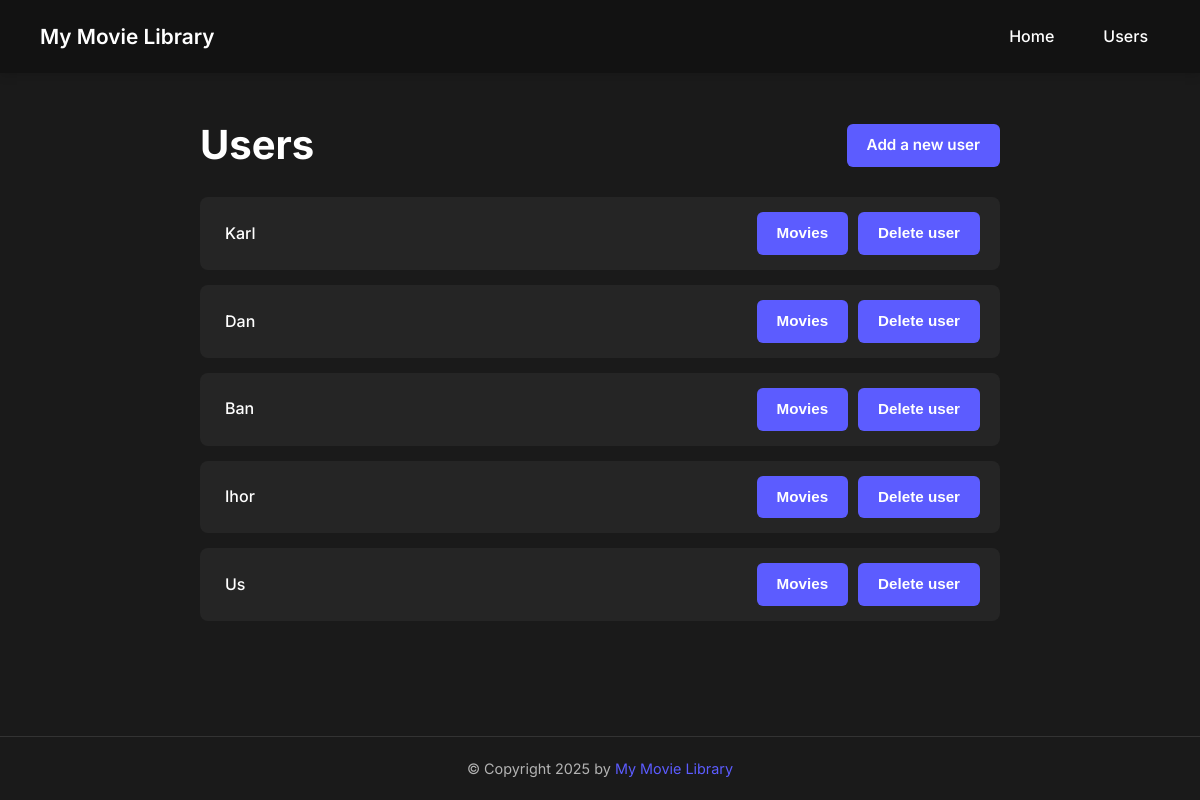
/users, run on an earlier commit of the app's database.
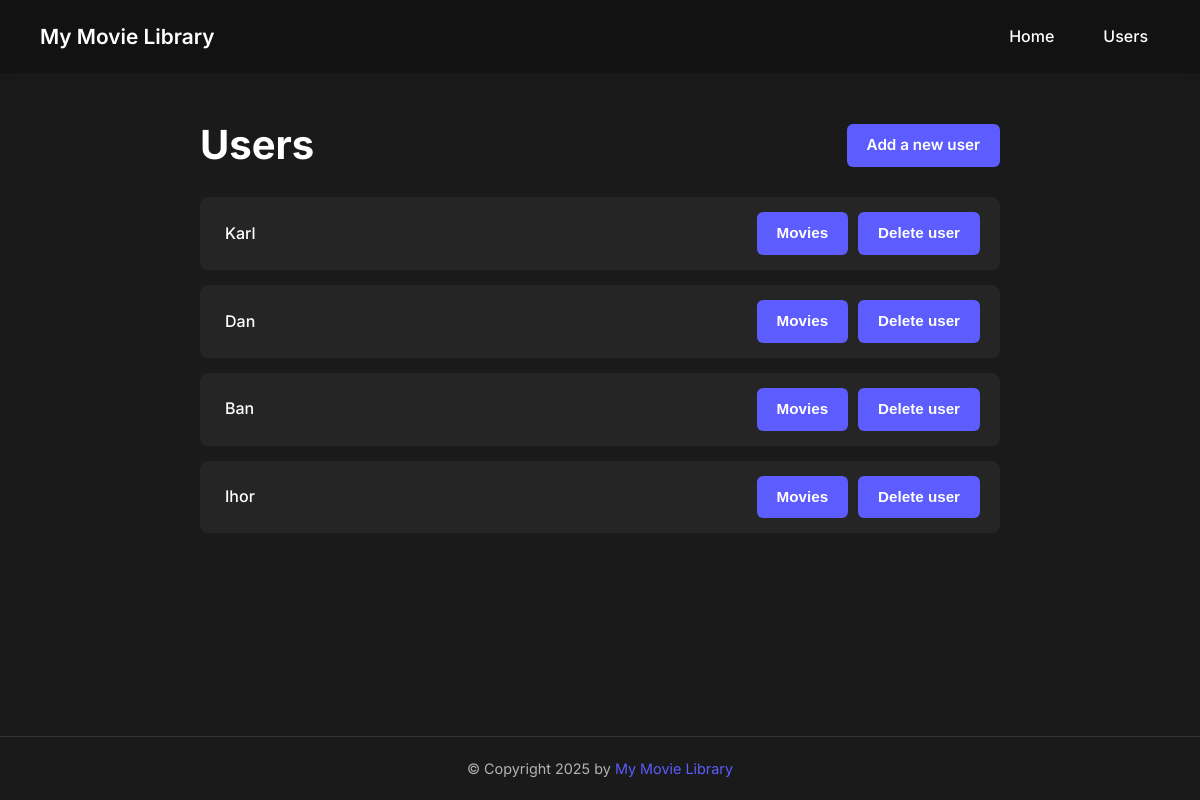
And on a later commit of the database.
### storage/db_models.py (models this page shows, shortened)
class UserAccount(model):
    id: Mapped[int] = mapped_column(primary_key=True, autoincrement=True)
    name: Mapped[str] = mapped_column(unique=True)
    movies: Mapped[List['Movie']] = relationship(back_populates='user', cascade='all, delete-orphan')

### app.py (the view)
@app.get('/users')
@db_connection_handler
def list_all_users():
    users = data_manager.get_all_users()
    return render_template('users.html', users=users)

### app.py (called while the page is built)
def db_connection_handler(func):
    @functools.wraps(func)
    def wrapper(*args, **kwargs):
        try:
            data = func(*args, **kwargs)
            return data
        except (exc.OperationalError, exc.ArgumentError) as e:
            print(f'The following error has occurred: {e}')
            flash('Problem with database, try again later.', 'error')
            return render_template('error.html'), 500
        except Exception as e:
            print(f'The following error has occurred: {e}')
            flash('Something went wrong, try again later.', 'error')
            return render_template('error.html'), 500
    return wrapper

### storage/sqlite_data_manager.py (called while the page is built)
    def get_all_users(self):
        return self.db.session.execute(self.db.select(self.user_model)).scalars()

### templates/users.html
{% extends "layout.html" %}
{% block head %}
  {{ super() }}
{% endblock %}
{% block content %}
  <div class="container">
    <div class="content-header users-page-header">
      <h1>Users</h1>
      <a href="/add_user" class="btn">Add a new user</a>
    </div>
    <section class="users-list">
      {% for user in users %}
      <div class="user-item">
        <div class="user">
          <a href="/users/{{user.id}}" class="user-link">{{user.name}}</a>
        </div>
        <div class="delete-user">
          <form action="/users/{{user.id}}" method="get">
            <button type="submit" class="btn btn-small btn-danger">Movies</button>
          </form>
          <form action="/delete_user/{{user.id}}" method="post">
            <button type="submit" class="btn btn-small btn-danger">Delete user</button>
          </form>
        </div>
      </div>
      {% endfor %}
    </section>
  </div>
{% endblock %}

### templates/layout.html (shortened to what this page needs)
<!doctype html>
<html lang="en">
  <head>
    {% block head %}
    <link rel="stylesheet" href="{{ url_for('static', filename='style.css') }}">
    {% endblock %}
  </head>
  <body>
    <div class="page-container">
      <header id="header">
        <a href="/" class="site-logo">My Movie Library</a>
        <nav>
          <ul class="nav-list">
            <li><a href="/">Home</a></li>
            <li><a href="/users">Users</a></li>
          </ul>
        </nav>
      </header>
      <main class="main-content">
        <div id="content">
          {% block content %}{% endblock %}
        </div>
      </main>
      <footer id="footer">
        {% block footer %}
        &copy; Copyright 2025 by <a href="/">My Movie Library</a>
        {% endblock %}
      </footer>
    </div>
  </body>
</html>

### static/style.css (style rules this page uses)
:root { --dark-bg: #1a1a1a; --darker-bg: #121212; --light-text: #ffffff; --secondary-text: #b3b3b3; --accent-color: #5c5cff; --button-color: #5c5cff; --button-hover: #4646ff; --button-danger: #dc3545; --button-danger-hover: #c82333; --button-secondary: #6c757d; --button-secondary-hover: #5a6268; --card-bg: #252525; --border-color: #333333; --success-color: #28a745; --success-hover: #218838; --form-bg: rgba(0, 0, 0, 0.2); --focus-color: #7f7fff; --focus-shadow: 0 0 0 0.2rem rgba(92, 92, 255, 0.25); }
*, *::before, *::after { box-sizing: border-box; }
.page-container { display: flex; flex-direction: column; min-height: 100vh; }
.main-content { flex: 1 0 auto; padding-top: 20px; padding-bottom: 20px; }
body { font-family: 'Inter', -apple-system, BlinkMacSystemFont, 'Segoe UI', Roboto, Oxygen, Ubuntu, Cantarell, 'Open Sans', 'Helvetica Neue', sans-serif; background-color: var(--dark-bg); color: var(--light-text); margin: 0; padding: 0; line-height: 1.6; }
.container { width: 100%; max-width: 1200px; margin: 0 auto; padding: 20px; }
.content-header { display: flex; justify-content: space-between; align-items: center; margin-bottom: 20px; flex-wrap: wrap; gap: 15px; }
.content-header h1, .content-header h2 { margin: 0; }
.users-page-header h1 { margin-left: 180px; }
.users-page-header .btn { margin-right: 180px; }
h1 { font-size: 2.5rem; font-weight: 700; margin-bottom: 1rem; color: var(--light-text); }
a { color: var(--accent-color); text-decoration: none; transition: color 0.2s ease, background-color 0.2s ease; }
#header { display: flex; justify-content: space-between; align-items: center; padding: 20px 40px; background-color: var(--darker-bg); box-shadow: 0 2px 10px rgba(0, 0, 0, 0.15); }
.site-logo { font-weight: 600; font-size: 1.3rem; color: var(--light-text); }
.nav-list { display: flex; list-style: none; padding: 0; margin: 0; gap: 25px; }
nav a { color: var(--light-text); font-weight: 500; padding: 8px 12px; border-radius: 5px; }
.btn, button[type="submit"] { display: inline-flex; align-items: center; justify-content: center; padding: 10px 20px; background-color: var(--button-color); color: white; border: none; border-radius: 6px; cursor: pointer; font-weight: 600; font-size: 0.95rem; transition: background-color 0.2s, transform 0.1s; text-align: center; line-height: 1.5; }
.btn-small { padding: 8px 12px; font-size: 0.85rem; }
.btn-danger { background-color: var(--button-danger); }
.users-list { max-width: 800px; margin: 0 auto; }
.user-item { display: flex; justify-content: space-between; align-items: center; background-color: var(--card-bg); padding: 15px 20px; margin-bottom: 15px; border-radius: 8px; transition: background-color 0.2s; gap: 10px; }
.user { flex: 1; }
.delete-user { display: flex; gap: 10px; }
.user-link { font-weight: 500; color: var(--light-text); text-decoration: none; padding: 5px; }
#footer { padding: 20px; text-align: center; color: var(--secondary-text); font-size: 0.9rem; border-top: 1px solid var(--border-color); margin-top: 40px; flex-shrink: 0; }

What changed in the data, as far as the page shows it:
removed UserAccount: name "Us"
